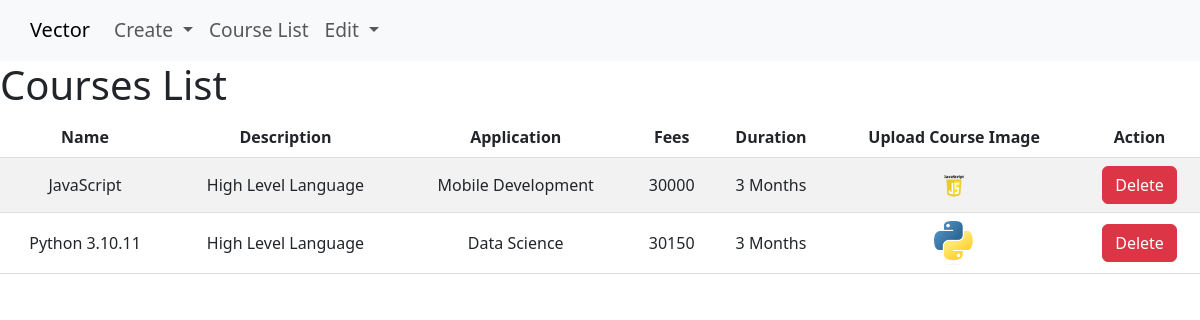
/courses/list, run on the app's committed database.
### courses_section/models.py (models this page shows, shortened)
class Courses(models.Model):
    name = models.CharField(max_length=250)
    description = models.CharField(max_length=250)
    application = models.CharField(max_length=250 , default=None)
    fees = models.PositiveIntegerField(default=None)
    DURATION_CHOICES = [
        ('1 Month','1 Month'),
        ('2 Months','2 Months'),
        ('3 Months','3 Months'),
        ('6 Months','6 Months'),
        ('9 Months','9 Months'),
    ]
    duration = models.CharField(max_length=20 , choices=DURATION_CHOICES, default=None)
    created_at = models.DateTimeField(auto_now_add=True)
    updated_at = models.DateTimeField(auto_now=True)
    image = models.ImageField(upload_to='courses_section/images', default='')
    class Meta:
        db_table = 'bignalytics_courses'
        ordering = ['name']

### courses_section/views.py (the view)
# urls.py: path('list', views.course_list , name = "list"),
def course_list(request):
    form = Courses.objects.all()
    return render(request, 'list.html' , {'form': form})

### courses_section/templates/list.html (shortened to what this page needs)
{% extends "home.html" %}
{% load bootstrap5 %}
{% block content %}
<h1>Courses List</h1>
<table>
    <tr>
        <th>Name</th>
        <th>Description</th>
        <th>Application</th>
        <th>Fees</th>
        <th>Duration</th>
        <th>Upload Course Image</th>
        <th>Action</th>
    </tr>
    {% for f in form %}
    <tr>
        <td>{{f.name}}</td>
        <td>{{f.description}}</td>
        <td>{{f.application}}</td>
        <td>{{f.fees}}</td>
        <td>{{f.duration}}</td>
        <td>
            <img src="{{f.image.url}}" width=40px alt="Course Image">
        </td>
        <td>
            <a class="btn btn-danger"  href="{% url 'delete' f.id %}">Delete</a>
        </td>
    </tr>
    {% endfor %}
</table>
{% endblock %}

### courses_section/templates/home.html (shortened to what this page needs)
<!DOCTYPE html>
<html>
<head>
    {% load bootstrap5 %}
    {% bootstrap_css %}
</head>
<body>
    <nav class="navbar navbar-expand-lg navbar-light bg-light">
        <a class="navbar-brand" href="{% url 'history' %}">Vector</a>
        <div class="collapse navbar-collapse" id="navbarSupportedContent">
            <ul class="navbar-nav mr-auto">
                <li class="nav-item dropdown">
                    <a class="nav-link dropdown-toggle" href="#" id="createDropdown" role="button"
                        data-bs-toggle="dropdown" aria-expanded="false">
                        Create
                    </a>
                </li>
                <li class="nav-item">
                    <a class="nav-link" href="{% url 'list' %}">Course List</a>
                </li>
                <li class="nav-item dropdown">
                    <a class="nav-link dropdown-toggle" href="#" id="createDropdown" role="button"
                        data-bs-toggle="dropdown" aria-expanded="false">
                        Edit
                    </a>
                </li>
            </ul>
        </div>
    </nav>
    {% block content %}
    {% endblock %}
</body>
</html>

### courses_section/templates/home.html (style rules this page uses)
.navbar { padding-left: 30px; font-size: larger; background-color: #008080; }
table { width: 100%; border-collapse: collapse; }
th, td { padding: 8px; text-align: center; border-bottom: 1px solid #ddd; }
tr:nth-child(even) { background-color: #f2f2f2; }

### data on the page
Courses: name "JavaScript", description "High Level Language", application "Mobile Development", fees "30000", duration "3 Months", image (picture)
Courses: name "Python 3.10.11", description "High Level Language", application "Data Science", fees "30150", duration "3 Months", image (picture)
